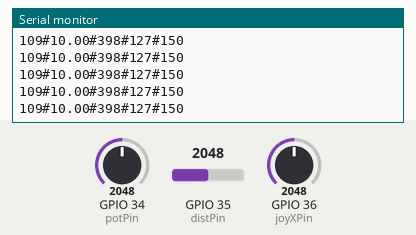
Simulated run of this sketch. Board: ESP32. Shown: the last lines printed to the serial monitor. Inputs (shaded band) come from the test bench; at power-on: GPIO 34 (potPin) = 2048, GPIO 35 (distPin) = 2048, GPIO 36 (joyXPin) = 2048. Nothing arrives over Bluetooth unless stated.

Above: at 1.2 s.
1.3 s: GPIO 34 (potPin) set to 2866
At 2.4 s:
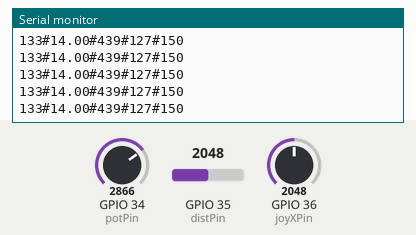
2.8 s: GPIO 35 (distPin) set to 2866
At 3.9 s:
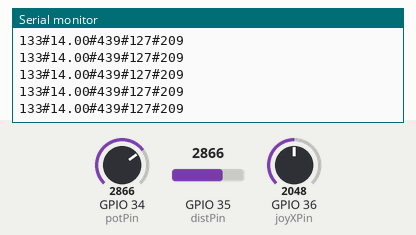
4.3 s: GPIO 36 (joyXPin) set to 2866
At 5.4 s:
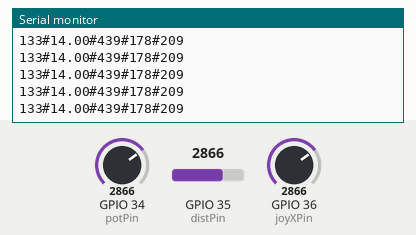
5.8 s: GPIO 34 (potPin) set to 3603
At 6.9 s:
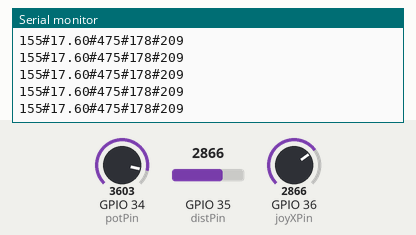
7.3 s: GPIO 35 (distPin) set to 3603
At 8.0 s:
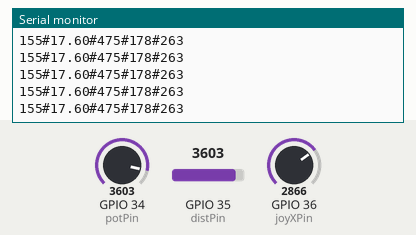
8.8 s: GPIO 36 (joyXPin) set to 3603
At 9.6 s:
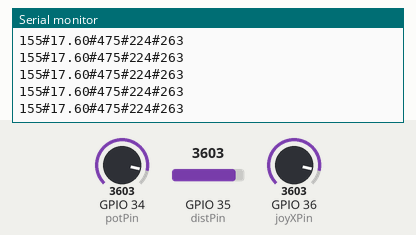
Timing chart, 0 to 11.3 s (numbered marks = the images above; inputs shaded):
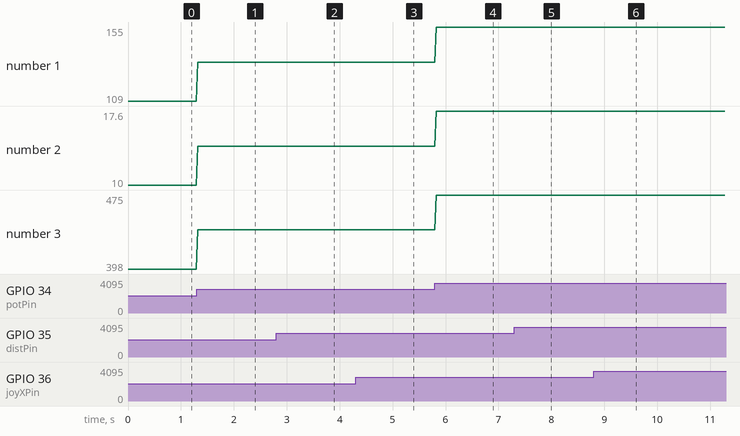

The sketch:

joystickReguladorBluetooth.ino
```cpp
#include "BluetoothSerial.h"

// Cria uma instância do objeto BluetoothSerial
BluetoothSerial ESP_BT;

// --- Definição dos Pinos para o ESP32 ---
// É uma boa prática usar 'const int' para definir os pinos.
// Escolhi pinos do ADC1, que são mais estáveis para leitura analógica.
const int potPin = 34;  // Pino para o potenciômetro (simula BPM, vel, EMG) - GPIO34 é ADC1_CH6
const int joyXPin = 36; // Pino para o eixo X do joystick (simula direção) - GPIO36 é ADC1_CH0
const int distPin = 35; // Pino para o sensor de distância - GPIO35 é ADC1_CH7

// --- Configurações Iniciais ---
void setup()
{
  // Inicia a comunicação Serial via USB para debug
  Serial.begin(115200);

  // Inicia o Bluetooth com um nome específico para o dispositivo
  ESP_BT.begin("Victus_Exergame_ESP32");

  Serial.println("ESP32 pronto. Conecte via Bluetooth ('Victus_Exergame_ESP32') para receber os dados.");
}

// --- Loop Principal ---
void loop()
{
  // 1. Leitura dos valores analógicos brutos
  // O ADC do ESP32 tem 12 bits, então os valores vão de 0 a 4095
  int potValue = analogRead(potPin);
  int joyXValue = analogRead(joyXPin);
  int distValue = analogRead(distPin); // Leitura do sensor de distância

  // 2. Mapeamento e Simulação dos Dados
  // Primeiro, mapeamos o valor do potenciômetro para uma escala de controle de 1 a 100
  // Note que usamos 4095 como máximo de entrada, diferente do Arduino (1023)
  long controlValue = map(potValue, 0, 4095, 1, 100);

  // Agora, usamos esse valor de controle para gerar os dados simulados
  int BPM = map(controlValue, 1, 100, 50, 170);
  int EMG = map(controlValue, 1, 100, 300, 500);

  // Para a velocidade (vel), calculamos diretamente como float para ter casas decimais
  float vel = (float)controlValue / 100.0f * 20.0f;

  // Mapeamos o valor do joystick para a direção (0-255)
  int direcao = map(joyXValue, 0, 4095, 0, 255);

  // Mapeamos a distância para um valor em centímetros (0-300cm)
  int distance = map(distValue, 0, 4095, 0, 300);

  // 3. Formatação da String de Saída
  // Usamos um único 'sprintf' para criar a string final. É mais eficiente e limpo.
  // Formato: "BPM#vel#EMG#direcao#distance"
  char dataString[60];
  // "%.2f" formata a variável 'vel' como um float com 2 casas decimais
  sprintf(dataString, "%d#%.2f#%d#%d#%d", BPM, vel, EMG, direcao, distance);

  // 4. Envio dos Dados
  // Envia a string formatada tanto pela Serial USB quanto pelo Bluetooth
  Serial.println(dataString);
  ESP_BT.println(dataString);

  // 5. Delay
  // Uma pequena pausa para não sobrecarregar a comunicação
  delay(30);
}
```

Measured:
- after the input at 1.3 s, the serial monitor: prints a new line at once (image 1)
- after the input at 2.8 s, the serial monitor: prints a new line at once (image 2)
- after the input at 4.3 s, the serial monitor: prints a new line at once (image 3)
- after the input at 5.8 s, the serial monitor: prints a new line at once (image 4)
- after the input at 7.3 s, the serial monitor: prints a new line at once (image 5)
- after the input at 8.8 s, the serial monitor: prints a new line at once (image 6)
- plotted number 1: 109 → 133 after the input at 1.3 s, 133 → 155 after the input at 5.8 s
- plotted number 2: 10 → 14 after the input at 1.3 s, 14 → 17.6 after the input at 5.8 s
